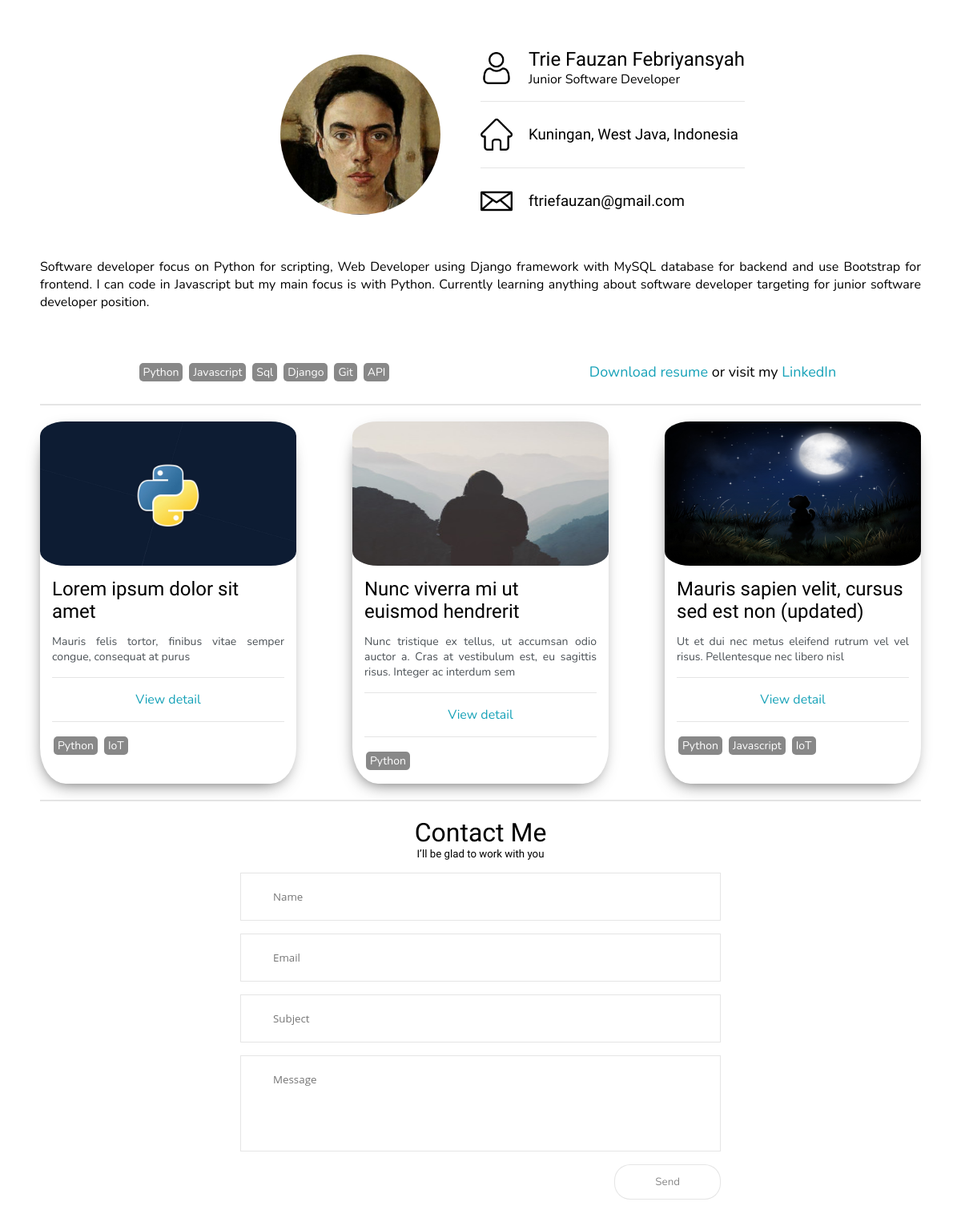
The page / on the database its author committed.
### portfolio_app/models.py (models this page shows, shortened)
class Post(models.Model):
    headline = models.CharField(max_length=200)
    sub_headline = models.CharField(max_length=200, null=True, blank=True)
    thumbnail = models.ImageField(null=True, blank=True, upload_to="images", default="/images/default.jpg")
    body = RichTextUploadingField(null=True, blank=True)
    created = models.DateTimeField(auto_now_add=True)
    tags = models.ManyToManyField(Tag, null=True, blank=True)
    slug = models.SlugField(null=True, blank=True)

class Tag(models.Model):
    name = models.CharField(max_length=200)
    def __str__(self):
        return self.name

### portfolio_app/views.py (the view)
# urls.py: 2. Add a URL to urlpatterns:  path('', views.home, name='home')
def home(request):
    posts = Post.objects.all()
    context = {'posts':posts}
    return render(request, 'portfolio_app/index.html', context)

### portfolio_app/templates/portfolio_app/index.html (shortened to what this page needs)
{% load static %}
<!DOCTYPE html>
<html lang="en">
<head>
    <link rel="stylesheet" href="{% static 'css/style.css' %}">
</head>
<body>
    <div class="main-container">
        <div class="box1">
            <img class="photo" src="{% static 'images/photo.jpg' %}" alt="">
            <div class="hdr-content">
                <div class="user">
                    <img class="icon" src="{% static 'images/user.png' %}" alt="">
                    <h2>Trie Fauzan Febriyansyah</h2>
                    <p>Junior Software Developer</p>
                </div>
                <hr>
                <div class="home">
                    <img class="icon" src="{% static 'images/home.png' %}" alt="">
                    <h3>Kuningan, West Java, Indonesia</h3>
                </div>
                <hr>
                <div class="home">
                    <img class="icon" src="{% static 'images/email.png' %}" alt="">
                    <h3>ftriefauzan@gmail.com</h3>
                </div>
            </div>
        </div>
        <div class="box2">
            <p>Software developer focus on Python for scripting, Web Developer using Django framework with MySQL database for backend and use Bootstrap for frontend. I can code in Javascript but my main focus is with Python. Currently learning anything about software developer targeting for junior software developer position.</p>
        </div>
        <div class="box3">
            <div class="expertise">
                <span class="tag">Python</span>
                <span class="tag">Javascript</span>
                <span class="tag">Sql</span>
                <span class="tag">Django</span>
                <span class="tag">Git</span>
                <span class="tag">API</span>
            </div>
            <div class="resume">
                <p><a href="{% static 'resume.pdf' %}">Download resume</a> or visit my <a target="_blank" href="https://www.linkedin.com/in/triefauzan/">LinkedIn</a></p>
            </div>
        </div>
        <div class="box4">
            <div class="project">
                {% for post in posts %}
                    <div class="card">
                        <img class="images" src="{{post.thumbnail.url}}" alt="">
                        <div class="content">
                            <h2 class="post-title">{{post.headline}}</h2>
                            <p class="post-intro">{{post.sub_headline}}</p>
                            <hr>
                            <p align="center"><a href="{% url 'project' post.slug %}">View detail</a></p>
                            <hr>
                            {% for tag in post.tags.all %}
                                <span class="tag">{{tag}}</span>
                            {% endfor %}
                        </div>
                    </div>
                {% endfor %}
            </div>
        </div>
        <div class="box5">
            <div class="contact-section">
                <h1>Contact Me</h1>
                <h5>I’ll be glad to work with you</h5>
                <form class="contact-form" method="POST" action="{% url 'send_email' %}">
                    <input required type="text" class="contact-form-text" placeholder="Name" name="name">
                    <input required type="email" class="contact-form-text" placeholder="Email" name="email">
                    <input required type="text" class="contact-form-text" placeholder="Subject" name="subject">
                    <textarea required class="contact-form-text" placeholder="Message" name="message"></textarea>
                    <input type="submit" class="contact-form-btn" value="Send">
                </form>
              </div>
        </div>
    </div>
</body>
</html>

### static/css/style.css (style rules this page uses)
html, body { padding: 0; margin: 0; scroll-behavior: smooth; }
body * { transition: 0.3s; }
h1, h2, h3, h4, h5, h6, strong { font-family: 'Exo 2', sans-serif; font-weight: 500; }
p, li, span, label, input, textarea { font-family: 'Nunito', monospace; }
a { text-decoration: none; color: #17a2b8; }
hr { margin-top: 1rem; margin-bottom: 1rem; border: 0; border-top: 1px solid rgba(0,0,0,.1); }
.main-container { max-width: 1200px; margin: 0 auto; padding: 50px; display: grid; grid-template-columns: 100%; grid-template-rows: repeat(auto-fit); grid-template-areas: 'box1' 'box2' 'box3' 'box4' 'box5' ; gap: 20px; justify-content: center; }
.box1 { grid-area: box1; display: grid; grid-template-columns: 1fr 1fr; align-items: center; justify-items: center; grid-template-areas: 'photo content' ; padding: 10px; }
.box1 p, h1, h2, h3, h4, h5, h6 { margin: 0; }
.photo { grid-area: photo; width: 200px; height: 200px; justify-self: end; border-radius: 50%; margin-right: 50px; }
.hdr-content { grid-area: content; justify-self: start; }
.user { display: grid; width: 100%; grid-template-columns: 60px 1fr; grid-template-areas: 'icon name' 'icon title' ; justify-items: start; align-items: center; }
.icon { grid-area: icon; width: 40px; height: 40px; padding-top: 5px; padding-bottom: 5px; padding-right: 20px; }
.home { display: grid; width: 100%; grid-template-columns: 60px 1fr; grid-template-areas: 'icon name' ; justify-items: start; align-items: center; }
.box2 { grid-area: box2; text-align: justify; }
.box3 { grid-area: box3; display: grid; grid-template-columns: 50% 50%; grid-template-rows: auto-fit; gap: 20px; justify-items: center; align-items: center; padding: 10px; border-bottom: 2px solid rgba(0,0,0,.1) }
.expertise { border-radius: 10%; justify-self: center; }
.tag { display: inline-block; color: #fff; background-color: #888; border-radius: 5px; margin: 2px; padding: 2px 5px; font-size: 14px; }
.resume { font-size: 18px; text-align: center; border-radius: 10%; justify-self: center; }
.box4 { grid-area: box4; border-bottom: 2px solid rgba(0,0,0,.1) }
.project { display: grid; grid-template-columns: repeat(auto-fit, 320px); gap: 20px; justify-content: space-between; padding-bottom: 20px; }
.card { border: 1px solid var(--borderColor); -webkit-box-shadow: -2px 7px 21px -9px rgba(0,0,0,0.75); -moz-box-shadow: -2px 7px 21px -9px rgba(0,0,0,0.75); box-shadow: -2px 7px 21px -9px rgba(0,0,0,0.75); border-radius: 10%; }
.images { display: block; width: 100%; height: 180px; object-fit: fill; border-radius: 10%; }
.content { padding: 15px; border-radius: 10%; }
.post-title { color: black; margin: 0; }
.post-intro { color: #4b5156; font-size: 14px; text-align: justify; }
.box5 { grid-area: box5; border-radius: 10%; }
.contact-section h1 { text-align: center; color: #000; }
.contact-section h5 { text-align: center; color: #000; }
.contact-form { max-width: 600px; margin: auto; padding: 0 10px; overflow: hidden; }
.contact-form-text { display: block; font-family: 'Open Sans'; width: 100%; box-sizing: border-box; margin: 16px 0; border: 1px solid rgba(0,0,0,.1); background: #fff; padding: 20px 40px; outline: none; color: #000; transition: 0.5s; }
textarea.contact-form-text { resize: none; height: 120px; }
.contact-form-btn { float: right; border: 0; background: #fff; border:1px solid rgba(0,0,0,.1); color: #888; padding: 12px 50px; border-radius: 20px; cursor: pointer; transition: 0.5s; }

### rows shown on the page
Post: thumbnail (picture), headline "Lorem ipsum dolor sit amet", sub_headline "Mauris felis tortor, finibus vitae semper congue, consequat at purus"
Tag: name "Python"
Tag: name "IoT"
Post: thumbnail (placeholder picture), headline "Nunc viverra mi ut euismod hendrerit", sub_headline "Nunc tristique ex tellus, ut accumsan odio auctor a. Cras at vestibulum est, eu sagittis risus. Integer ac interdum sem"
Post: thumbnail (picture), headline "Mauris sapien velit, cursus sed est non (updated)", sub_headline "Ut et dui nec metus eleifend rutrum vel vel risus. Pellentesque nec libero nisl"
Tag: name "Javascript"
